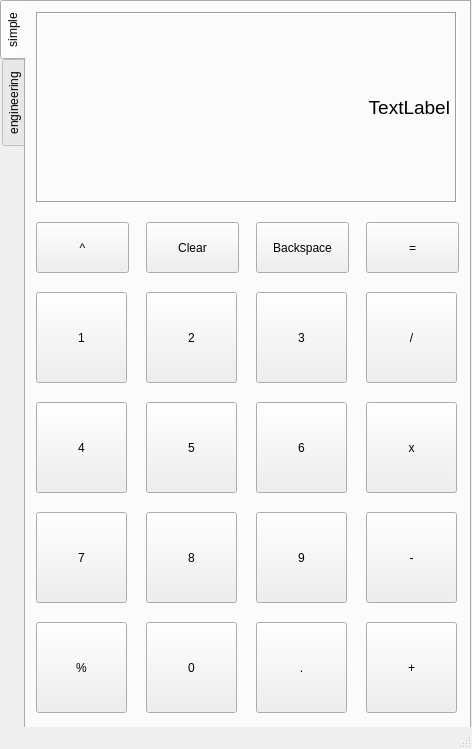
<?xml version="1.0" encoding="UTF-8"?>
<ui version="4.0">
 <class>MainWindow</class>
 <widget class="QMainWindow" name="MainWindow">
  <property name="geometry">
   <rect>
    <x>0</x>
    <y>0</y>
    <width>472</width>
    <height>749</height>
   </rect>
  </property>
  <property name="windowTitle">
   <string>Engineering-Calculator</string>
  </property>
  <widget class="QWidget" name="centralwidget">
   <widget class="QTabWidget" name="tabWidget">
    <property name="geometry">
     <rect>
      <x>0</x>
      <y>0</y>
      <width>471</width>
      <height>743</height>
     </rect>
    </property>
    <property name="tabPosition">
     <enum>QTabWidget::West</enum>
    </property>
    <property name="currentIndex">
     <number>0</number>
    </property>
    <widget class="QWidget" name="tab">
     <attribute name="title">
      <string>simple</string>
     </attribute>
     <widget class="QToolButton" name="toolButton_4">
      <property name="geometry">
       <rect>
        <x>10</x>
        <y>400</y>
        <width>91</width>
        <height>91</height>
       </rect>
      </property>
      <property name="text">
       <string>4</string>
      </property>
      <property name="shortcut">
       <string>4</string>
      </property>
     </widget>
     <widget class="QPushButton" name="pushButton">
      <property name="geometry">
       <rect>
        <x>10</x>
        <y>220</y>
        <width>93</width>
        <height>51</height>
       </rect>
      </property>
      <property name="text">
       <string>^</string>
      </property>
      <property name="shortcut">
       <string>^</string>
      </property>
     </widget>
     <widget class="QToolButton" name="toolButton_11">
      <property name="geometry">
       <rect>
        <x>120</x>
        <y>620</y>
        <width>91</width>
        <height>91</height>
       </rect>
      </property>
      <property name="text">
       <string>0</string>
      </property>
      <property name="shortcut">
       <string>0</string>
      </property>
     </widget>
     <widget class="QPushButton" name="pushButton_4">
      <property name="geometry">
       <rect>
        <x>340</x>
        <y>220</y>
        <width>93</width>
        <height>51</height>
       </rect>
      </property>
      <property name="text">
       <string>=</string>
      </property>
      <property name="shortcut">
       <string>Enter</string>
      </property>
     </widget>
     <widget class="QToolButton" name="toolButton_16">
      <property name="geometry">
       <rect>
        <x>340</x>
        <y>620</y>
        <width>91</width>
        <height>91</height>
       </rect>
      </property>
      <property name="text">
       <string>+</string>
      </property>
      <property name="shortcut">
       <string>+</string>
      </property>
     </widget>
     <widget class="QToolButton" name="toolButton">
      <property name="geometry">
       <rect>
        <x>10</x>
        <y>290</y>
        <width>91</width>
        <height>91</height>
       </rect>
      </property>
      <property name="text">
       <string>1</string>
      </property>
      <property name="shortcut">
       <string>1</string>
      </property>
     </widget>
     <widget class="QToolButton" name="toolButton_3">
      <property name="geometry">
       <rect>
        <x>230</x>
        <y>290</y>
        <width>91</width>
        <height>91</height>
       </rect>
      </property>
      <property name="text">
       <string>3</string>
      </property>
      <property name="shortcut">
       <string>3</string>
      </property>
     </widget>
     <widget class="QLabel" name="label">
      <property name="geometry">
       <rect>
        <x>10</x>
        <y>10</y>
        <width>421</width>
        <height>191</height>
       </rect>
      </property>
      <property name="font">
       <font>
        <pointsize>14</pointsize>
        <weight>50</weight>
        <bold>false</bold>
       </font>
      </property>
      <property name="frameShape">
       <enum>QFrame::Box</enum>
      </property>
      <property name="frameShadow">
       <enum>QFrame::Sunken</enum>
      </property>
      <property name="text">
       <string>TextLabel</string>
      </property>
      <property name="alignment">
       <set>Qt::AlignRight|Qt::AlignTrailing|Qt::AlignVCenter</set>
      </property>
     </widget>
     <widget class="QToolButton" name="toolButton_10">
      <property name="geometry">
       <rect>
        <x>10</x>
        <y>620</y>
        <width>91</width>
        <height>91</height>
       </rect>
      </property>
      <property name="text">
       <string>%</string>
      </property>
      <property name="shortcut">
       <string>%</string>
      </property>
     </widget>
     <widget class="QToolButton" name="toolButton_15">
      <property name="geometry">
       <rect>
        <x>340</x>
        <y>510</y>
        <width>91</width>
        <height>91</height>
       </rect>
      </property>
      <property name="text">
       <string>-</string>
      </property>
      <property name="shortcut">
       <string>-</string>
      </property>
     </widget>
     <widget class="QToolButton" name="toolButton_14">
      <property name="geometry">
       <rect>
        <x>340</x>
        <y>400</y>
        <width>91</width>
        <height>91</height>
       </rect>
      </property>
      <property name="text">
       <string>x</string>
      </property>
      <property name="shortcut">
       <string>*</string>
      </property>
     </widget>
     <widget class="QToolButton" name="toolButton_7">
      <property name="geometry">
       <rect>
        <x>10</x>
        <y>510</y>
        <width>91</width>
        <height>91</height>
       </rect>
      </property>
      <property name="text">
       <string>7</string>
      </property>
      <property name="shortcut">
       <string>7</string>
      </property>
     </widget>
     <widget class="QToolButton" name="toolButton_9">
      <property name="geometry">
       <rect>
        <x>230</x>
        <y>510</y>
        <width>91</width>
        <height>91</height>
       </rect>
      </property>
      <property name="text">
       <string>9</string>
      </property>
      <property name="shortcut">
       <string>9</string>
      </property>
     </widget>
     <widget class="QPushButton" name="pushButton_3">
      <property name="geometry">
       <rect>
        <x>230</x>
        <y>220</y>
        <width>93</width>
        <height>51</height>
       </rect>
      </property>
      <property name="text">
       <string>Backspace</string>
      </property>
      <property name="shortcut">
       <string>Backspace</string>
      </property>
     </widget>
     <widget class="QToolButton" name="toolButton_5">
      <property name="geometry">
       <rect>
        <x>120</x>
        <y>400</y>
        <width>91</width>
        <height>91</height>
       </rect>
      </property>
      <property name="text">
       <string>5</string>
      </property>
      <property name="shortcut">
       <string>5</string>
      </property>
     </widget>
     <widget class="QToolButton" name="toolButton_2">
      <property name="geometry">
       <rect>
        <x>120</x>
        <y>290</y>
        <width>91</width>
        <height>91</height>
       </rect>
      </property>
      <property name="text">
       <string>2</string>
      </property>
      <property name="shortcut">
       <string>2</string>
      </property>
     </widget>
     <widget class="QToolButton" name="toolButton_13">
      <property name="geometry">
       <rect>
        <x>340</x>
        <y>290</y>
        <width>91</width>
        <height>91</height>
       </rect>
      </property>
      <property name="text">
       <string>/</string>
      </property>
      <property name="shortcut">
       <string>/</string>
      </property>
     </widget>
     <widget class="QToolButton" name="toolButton_6">
      <property name="geometry">
       <rect>
        <x>230</x>
        <y>400</y>
        <width>91</width>
        <height>91</height>
       </rect>
      </property>
      <property name="text">
       <string>6</string>
      </property>
      <property name="shortcut">
       <string>6</string>
      </property>
     </widget>
     <widget class="QToolButton" name="toolButton_8">
      <property name="geometry">
       <rect>
        <x>120</x>
        <y>510</y>
        <width>91</width>
        <height>91</height>
       </rect>
      </property>
      <property name="text">
       <string>8</string>
      </property>
      <property name="shortcut">
       <string>8</string>
      </property>
     </widget>
     <widget class="QToolButton" name="toolButton_12">
      <property name="geometry">
       <rect>
        <x>230</x>
        <y>620</y>
        <width>91</width>
        <height>91</height>
       </rect>
      </property>
      <property name="text">
       <string>.</string>
      </property>
      <property name="shortcut">
       <string>.</string>
      </property>
     </widget>
     <widget class="QPushButton" name="pushButton_2">
      <property name="geometry">
       <rect>
        <x>120</x>
        <y>220</y>
        <width>93</width>
        <height>51</height>
       </rect>
      </property>
      <property name="text">
       <string>Clear</string>
      </property>
      <property name="shortcut">
       <string>Del</string>
      </property>
     </widget>
    </widget>
    <widget class="QWidget" name="tab_2">
     <attribute name="title">
      <string>engineering</string>
     </attribute>
     <widget class="QLabel" name="label_2">
      <property name="geometry">
       <rect>
        <x>10</x>
        <y>10</y>
        <width>421</width>
        <height>191</height>
       </rect>
      </property>
      <property name="font">
       <font>
        <pointsize>14</pointsize>
        <weight>50</weight>
        <bold>false</bold>
       </font>
      </property>
      <property name="frameShape">
       <enum>QFrame::Box</enum>
      </property>
      <property name="frameShadow">
       <enum>QFrame::Sunken</enum>
      </property>
      <property name="text">
       <string>TextLabel</string>
      </property>
      <property name="alignment">
       <set>Qt::AlignRight|Qt::AlignTrailing|Qt::AlignVCenter</set>
      </property>
     </widget>
     <widget class="QToolButton" name="toolButton_17">
      <property name="geometry">
       <rect>
        <x>90</x>
        <y>440</y>
        <width>71</width>
        <height>61</height>
       </rect>
      </property>
      <property name="text">
       <string>1</string>
      </property>
      <property name="shortcut">
       <string>1</string>
      </property>
     </widget>
     <widget class="QToolButton" name="toolButton_18">
      <property name="geometry">
       <rect>
        <x>180</x>
        <y>440</y>
        <width>71</width>
        <height>61</height>
       </rect>
      </property>
      <property name="text">
       <string>2</string>
      </property>
      <property name="shortcut">
       <string>2</string>
      </property>
     </widget>
     <widget class="QToolButton" name="toolButton_19">
      <property name="geometry">
       <rect>
        <x>270</x>
        <y>440</y>
        <width>71</width>
        <height>61</height>
       </rect>
      </property>
      <property name="text">
       <string>3</string>
      </property>
      <property name="shortcut">
       <string>3</string>
      </property>
     </widget>
     <widget class="QToolButton" name="toolButton_20">
      <property name="geometry">
       <rect>
        <x>90</x>
        <y>510</y>
        <width>71</width>
        <height>61</height>
       </rect>
      </property>
      <property name="text">
       <string>4</string>
      </property>
      <property name="shortcut">
       <string>4</string>
      </property>
     </widget>
     <widget class="QToolButton" name="toolButton_21">
      <property name="geometry">
       <rect>
        <x>180</x>
        <y>510</y>
        <width>71</width>
        <height>61</height>
       </rect>
      </property>
      <property name="text">
       <string>5</string>
      </property>
      <property name="shortcut">
       <string>5</string>
      </property>
     </widget>
     <widget class="QToolButton" name="toolButton_22">
      <property name="geometry">
       <rect>
        <x>270</x>
        <y>510</y>
        <width>71</width>
        <height>61</height>
       </rect>
      </property>
      <property name="text">
       <string>6</string>
      </property>
      <property name="shortcut">
       <string>6</string>
      </property>
     </widget>
     <widget class="QToolButton" name="toolButton_23">
      <property name="geometry">
       <rect>
        <x>90</x>
        <y>580</y>
        <width>71</width>
        <height>61</height>
       </rect>
      </property>
      <property name="text">
       <string>7</string>
      </property>
      <property name="shortcut">
       <string>7</string>
      </property>
     </widget>
     <widget class="QToolButton" name="toolButton_24">
      <property name="geometry">
       <rect>
        <x>180</x>
        <y>580</y>
        <width>71</width>
        <height>61</height>
       </rect>
      </property>
      <property name="text">
       <string>8</string>
      </property>
      <property name="shortcut">
       <string>8</string>
      </property>
     </widget>
     <widget class="QToolButton" name="toolButton_25">
      <property name="geometry">
       <rect>
        <x>270</x>
        <y>580</y>
        <width>71</width>
        <height>61</height>
       </rect>
      </property>
      <property name="text">
       <string>9</string>
      </property>
      <property name="shortcut">
       <string>9</string>
      </property>
     </widget>
     <widget class="QToolButton" name="toolButton_26">
      <property name="geometry">
       <rect>
        <x>180</x>
        <y>650</y>
        <width>71</width>
        <height>61</height>
       </rect>
      </property>
      <property name="text">
       <string>0</string>
      </property>
      <property name="shortcut">
       <string>0</string>
      </property>
     </widget>
     <widget class="QToolButton" name="toolButton_27">
      <property name="geometry">
       <rect>
        <x>270</x>
        <y>650</y>
        <width>71</width>
        <height>61</height>
       </rect>
      </property>
      <property name="text">
       <string>.</string>
      </property>
      <property name="shortcut">
       <string>.</string>
      </property>
     </widget>
     <widget class="QToolButton" name="toolButton_28">
      <property name="geometry">
       <rect>
        <x>90</x>
        <y>650</y>
        <width>71</width>
        <height>61</height>
       </rect>
      </property>
      <property name="text">
       <string>%</string>
      </property>
      <property name="shortcut">
       <string>%</string>
      </property>
     </widget>
     <widget class="QToolButton" name="toolButton_29">
      <property name="geometry">
       <rect>
        <x>360</x>
        <y>440</y>
        <width>71</width>
        <height>61</height>
       </rect>
      </property>
      <property name="text">
       <string>/</string>
      </property>
      <property name="shortcut">
       <string>/</string>
      </property>
     </widget>
     <widget class="QToolButton" name="toolButton_30">
      <property name="geometry">
       <rect>
        <x>360</x>
        <y>510</y>
        <width>71</width>
        <height>61</height>
       </rect>
      </property>
      <property name="text">
       <string>x</string>
      </property>
      <property name="shortcut">
       <string>*</string>
      </property>
     </widget>
     <widget class="QToolButton" name="toolButton_31">
      <property name="geometry">
       <rect>
        <x>360</x>
        <y>580</y>
        <width>71</width>
        <height>61</height>
       </rect>
      </property>
      <property name="text">
       <string>-</string>
      </property>
      <property name="shortcut">
       <string>-</string>
      </property>
     </widget>
     <widget class="QToolButton" name="toolButton_32">
      <property name="geometry">
       <rect>
        <x>360</x>
        <y>650</y>
        <width>71</width>
        <height>61</height>
       </rect>
      </property>
      <property name="text">
       <string>+</string>
      </property>
      <property name="shortcut">
       <string>+</string>
      </property>
     </widget>
     <widget class="QToolButton" name="toolButton_33">
      <property name="geometry">
       <rect>
        <x>360</x>
        <y>210</y>
        <width>71</width>
        <height>61</height>
       </rect>
      </property>
      <property name="text">
       <string>=</string>
      </property>
      <property name="shortcut">
       <string>Enter</string>
      </property>
     </widget>
     <widget class="QToolButton" name="toolButton_34">
      <property name="geometry">
       <rect>
        <x>270</x>
        <y>210</y>
        <width>71</width>
        <height>61</height>
       </rect>
      </property>
      <property name="text">
       <string>Backspace</string>
      </property>
      <property name="shortcut">
       <string>Backspace</string>
      </property>
     </widget>
     <widget class="QToolButton" name="toolButton_35">
      <property name="geometry">
       <rect>
        <x>180</x>
        <y>210</y>
        <width>71</width>
        <height>61</height>
       </rect>
      </property>
      <property name="text">
       <string>Clear</string>
      </property>
      <property name="shortcut">
       <string>Del</string>
      </property>
     </widget>
     <widget class="QToolButton" name="toolButton_36">
      <property name="geometry">
       <rect>
        <x>90</x>
        <y>210</y>
        <width>71</width>
        <height>61</height>
       </rect>
      </property>
      <property name="text">
       <string>^</string>
      </property>
      <property name="shortcut">
       <string>^</string>
      </property>
     </widget>
     <widget class="QToolButton" name="toolButton_37">
      <property name="geometry">
       <rect>
        <x>90</x>
        <y>290</y>
        <width>71</width>
        <height>61</height>
       </rect>
      </property>
      <property name="text">
       <string>pi</string>
      </property>
      <property name="shortcut">
       <string>P</string>
      </property>
     </widget>
     <widget class="QToolButton" name="toolButton_40">
      <property name="geometry">
       <rect>
        <x>360</x>
        <y>360</y>
        <width>71</width>
        <height>61</height>
       </rect>
      </property>
      <property name="text">
       <string>n!</string>
      </property>
      <property name="shortcut">
       <string>!</string>
      </property>
     </widget>
     <widget class="QToolButton" name="toolButton_41">
      <property name="geometry">
       <rect>
        <x>270</x>
        <y>360</y>
        <width>71</width>
        <height>61</height>
       </rect>
      </property>
      <property name="text">
       <string>log</string>
      </property>
      <property name="shortcut">
       <string>L</string>
      </property>
     </widget>
     <widget class="QToolButton" name="toolButton_42">
      <property name="geometry">
       <rect>
        <x>10</x>
        <y>360</y>
        <width>61</width>
        <height>61</height>
       </rect>
      </property>
      <property name="text">
       <string>cot</string>
      </property>
     </widget>
     <widget class="QToolButton" name="toolButton_43">
      <property name="geometry">
       <rect>
        <x>10</x>
        <y>440</y>
        <width>61</width>
        <height>61</height>
       </rect>
      </property>
      <property name="text">
       <string>sin</string>
      </property>
     </widget>
     <widget class="QToolButton" name="toolButton_44">
      <property name="geometry">
       <rect>
        <x>10</x>
        <y>510</y>
        <width>61</width>
        <height>61</height>
       </rect>
      </property>
      <property name="text">
       <string>cos</string>
      </property>
     </widget>
     <widget class="QToolButton" name="toolButton_45">
      <property name="geometry">
       <rect>
        <x>10</x>
        <y>210</y>
        <width>61</width>
        <height>61</height>
       </rect>
      </property>
      <property name="text">
       <string>DEG</string>
      </property>
     </widget>
     <widget class="QToolButton" name="toolButton_38">
      <property name="geometry">
       <rect>
        <x>360</x>
        <y>290</y>
        <width>71</width>
        <height>61</height>
       </rect>
      </property>
      <property name="text">
       <string>|x|</string>
      </property>
     </widget>
     <widget class="QToolButton" name="toolButton_39">
      <property name="geometry">
       <rect>
        <x>270</x>
        <y>290</y>
        <width>71</width>
        <height>61</height>
       </rect>
      </property>
      <property name="text">
       <string>1/x</string>
      </property>
     </widget>
     <widget class="QToolButton" name="toolButton_46">
      <property name="geometry">
       <rect>
        <x>10</x>
        <y>580</y>
        <width>61</width>
        <height>61</height>
       </rect>
      </property>
      <property name="text">
       <string>sec</string>
      </property>
     </widget>
     <widget class="QToolButton" name="toolButton_47">
      <property name="geometry">
       <rect>
        <x>10</x>
        <y>650</y>
        <width>61</width>
        <height>61</height>
       </rect>
      </property>
      <property name="text">
       <string>csc</string>
      </property>
     </widget>
     <widget class="QToolButton" name="toolButton_48">
      <property name="geometry">
       <rect>
        <x>10</x>
        <y>290</y>
        <width>61</width>
        <height>61</height>
       </rect>
      </property>
      <property name="text">
       <string>tan</string>
      </property>
     </widget>
     <widget class="QToolButton" name="toolButton_49">
      <property name="geometry">
       <rect>
        <x>90</x>
        <y>360</y>
        <width>71</width>
        <height>61</height>
       </rect>
      </property>
      <property name="text">
       <string>(</string>
      </property>
      <property name="shortcut">
       <string>(</string>
      </property>
     </widget>
     <widget class="QToolButton" name="toolButton_50">
      <property name="geometry">
       <rect>
        <x>180</x>
        <y>360</y>
        <width>71</width>
        <height>61</height>
       </rect>
      </property>
      <property name="text">
       <string>)</string>
      </property>
      <property name="shortcut">
       <string>)</string>
      </property>
     </widget>
     <widget class="QToolButton" name="toolButton_51">
      <property name="geometry">
       <rect>
        <x>180</x>
        <y>290</y>
        <width>71</width>
        <height>61</height>
       </rect>
      </property>
      <property name="text">
       <string>sqrt</string>
      </property>
     </widget>
    </widget>
   </widget>
  </widget>
  <widget class="QStatusBar" name="statusbar"/>
 </widget>
 <resources/>
 <connections/>
</ui>
